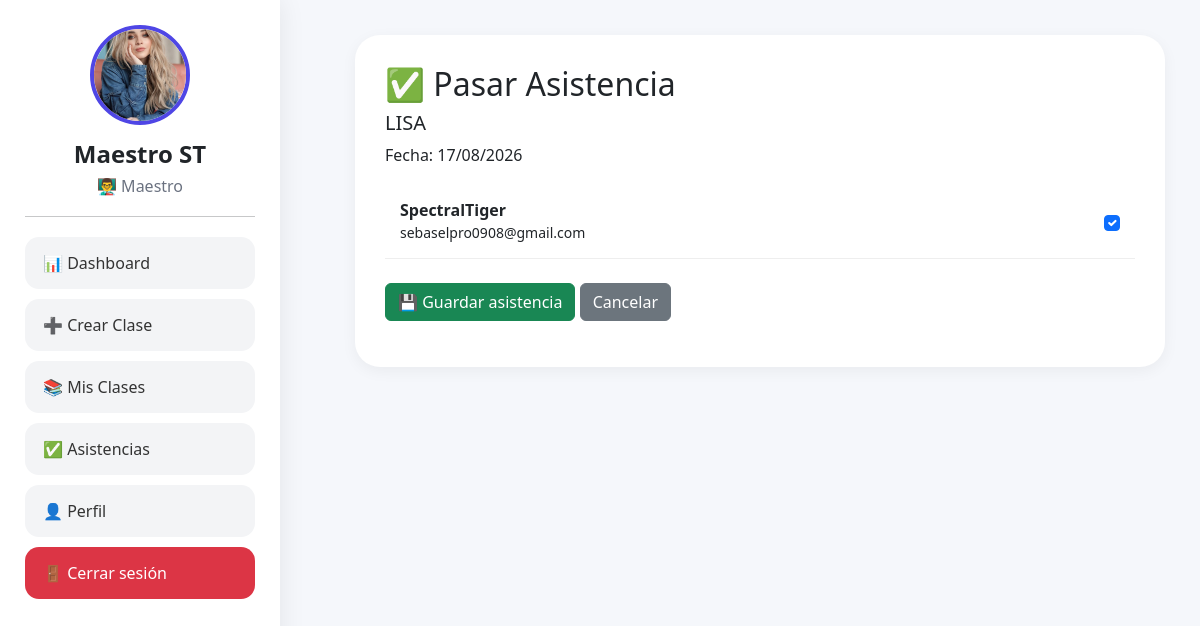
Before: /profesor/asistencias/pasar.php?id=6 (signed in) with the older database file.
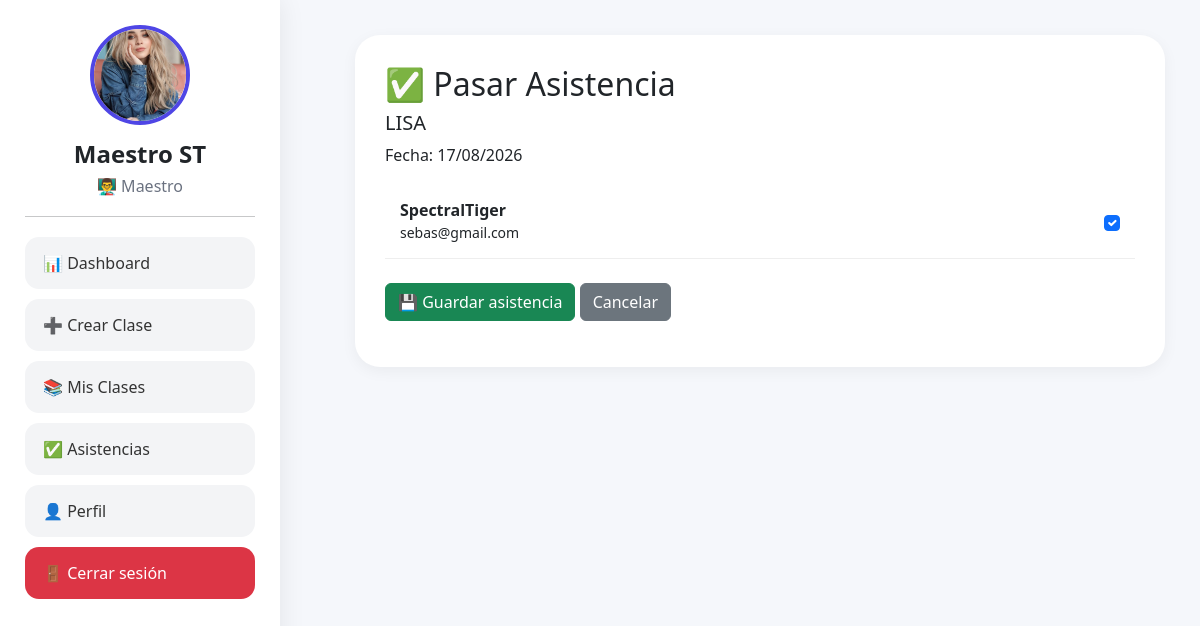
After: the same page with the newer database file.
### tables this page shows
CREATE TABLE `usuarios` (
  `id` int(11) NOT NULL,
  `nombre` varchar(100) DEFAULT NULL,
  `correo` varchar(100) DEFAULT NULL,
  `password` varchar(255) DEFAULT NULL,
  `rol` enum('alumno','maestro') DEFAULT 'alumno',
  `xp` int(11) DEFAULT 0,
  `nivel` int(11) DEFAULT 1,
  `foto` varchar(255) DEFAULT NULL,
  `semestre` varchar(20) DEFAULT NULL,
  `grupo` varchar(20) DEFAULT NULL
);

CREATE TABLE `clases` (
  `id` int(11) NOT NULL,
  `nombre` varchar(100) DEFAULT NULL,
  `codigo` varchar(20) DEFAULT NULL,
  `maestro_id` int(11) DEFAULT NULL,
  `portada` varchar(255) DEFAULT NULL,
  `color` varchar(20) DEFAULT NULL,
  `imagen` varchar(255) DEFAULT NULL,
  `descripcion` text DEFAULT NULL
);

### profesor/asistencias/pasar.php (the view, shortened to what this page needs)
<?php
include '../../includes/conexion.php';
include '../../includes/sidebar_maestro.php';
$id_clase = intval($_GET['id'] ?? 0);
$clase = mysqli_fetch_assoc(
    mysqli_query(
        $conexion,
        "SELECT *
         FROM clases
         WHERE id = $id_clase"
    )
);
$alumnos = mysqli_query(
    $conexion,
    "SELECT
    u.id,
    u.nombre,
    u.correo
    FROM alumnos_clases ac
    INNER JOIN usuarios u
    ON ac.alumno_id = u.id
    WHERE ac.clase_id = $id_clase
    ORDER BY u.nombre"
);
?>
<!DOCTYPE html>
<html lang="es">
<head>
    <link href="https://cdn.jsdelivr.net/npm/bootstrap@5.3.7/dist/css/bootstrap.min.css" rel="stylesheet">
</head>
<body>
    <div class="content">
        <div class="card-main">
            <h2>
                ✅ Pasar Asistencia
            </h2>
            <h5>
                <?= htmlspecialchars($clase['nombre']) ?>
            </h5>
            <p>
                Fecha:
                <?= date('d/m/Y') ?>
            </p>
            <form method="POST">
                <?php while ($alumno = mysqli_fetch_assoc($alumnos)): ?>
                    <div class="alumno">
                        <div>
                            <strong>
                                <?= htmlspecialchars($alumno['nombre']) ?>
                            </strong>
                            <br>
                            <small>
                                <?= htmlspecialchars($alumno['correo']) ?>
                            </small>
                        </div>
                        <div>
                            <input type="checkbox" class="form-check-input" name="asistencia[<?= $alumno['id'] ?>]" checked>
                        </div>
                    </div>
                <?php endwhile; ?>
                <br>
                <button type="submit" name="guardar" class="btn btn-success">
                    💾 Guardar asistencia
                </button>
                <a href="../clases/clase.php?id=<?= $id_clase ?>&tab=asistencias" class="btn btn-secondary">
                    Cancelar
                </a>
            </form>
        </div>
    </div>
</body>
</html>

### includes/sidebar_maestro.php (shortened to what this page needs)
<?php
include_once __DIR__ . '/conexion.php';
$id_usuario = $_SESSION['id'];
$usuario = mysqli_fetch_assoc(
    mysqli_query(
        $conexion,
        "SELECT *
         FROM usuarios
         WHERE id=$id_usuario"
    )
);
$protocolo = isset($_SERVER['HTTPS']) && $_SERVER['HTTPS'] !== 'off'
    ? 'https'
    : 'http';
$rutaBase = $protocolo . '://' . $_SERVER['HTTP_HOST'] . '/Majo/';
?>
<div class="sidebar">
    <img class="foto-perfil" src="<?= !empty($usuario['foto'])
        ? $rutaBase . 'profesor/uploads/perfil/' . $usuario['foto']
        : 'https://ui-avatars.com/api/?name=' . urlencode($usuario['nombre']) . '&background=4f46e5&color=ffffff'
        ?>" alt="Perfil">
    <h4>
        <?= htmlspecialchars($usuario['nombre']) ?>
    </h4>
    <h6>
        👨‍🏫 Maestro
    </h6>
    <hr>
    <a href="<?= $rutaBase ?>profesor/dashboard.php" class="btn-menu">
        📊 Dashboard
    </a>
    <a href="<?= $rutaBase ?>profesor/clases/crear.php" class="btn-menu">
        ➕ Crear Clase
    </a>
    <a href="<?= $rutaBase ?>profesor/clases/ver.php" class="btn-menu">
        📚 Mis Clases
    </a>
    <a href="<?= $rutaBase ?>profesor/asistencias/historial.php" class="btn-menu">
        ✅ Asistencias
    </a>
    <a href="<?= $rutaBase ?>profesor/perfil.php" class="btn-menu">
        👤 Perfil
    </a>
    <a href="<?= $rutaBase ?>auth/logout.php" class="btn-menu btn-danger-menu">
        🚪 Cerrar sesión
    </a>
</div>

### includes/sidebar_maestro.php (style rules this page uses)
.sidebar { position: fixed; top: 0; left: 0; width: 280px; height: 100vh; background: white; padding: 25px; overflow-y: auto; box-shadow: 0 0 25px rgba(0, 0, 0, .08); z-index: 1000; }
.foto-perfil { width: 100px; height: 100px; border-radius: 50%; object-fit: cover; border: 4px solid #4f46e5; display: block; margin: auto; }
.sidebar h4 { text-align: center; margin-top: 15px; font-weight: 700; }
.sidebar h6 { text-align: center; color: #6b7280; }
.btn-menu { display: block; width: 100%; padding: 14px 18px; margin-bottom: 10px; border-radius: 14px; text-decoration: none; color: #333; background: #f3f4f6; transition: .3s; }
.btn-danger-menu { background: #dc3545; color: white !important; }
.sidebar hr { margin: 20px 0; }

### profesor/asistencias/pasar.php (style rules this page uses)
body { background: #f5f7fb; }
.content { margin-left: 320px; padding: 35px; }
.card-main { background: white; border-radius: 25px; padding: 30px; box-shadow: 0 4px 15px rgba(0, 0, 0, .05); }
.alumno { display: flex; justify-content: space-between; align-items: center; padding: 15px; border-bottom: 1px solid #eee; }

Changed rows visible on the page:
changed usuarios "SpectralTiger": correo "sebaselpro0908@gmail.com" → "sebas@gmail.com"
